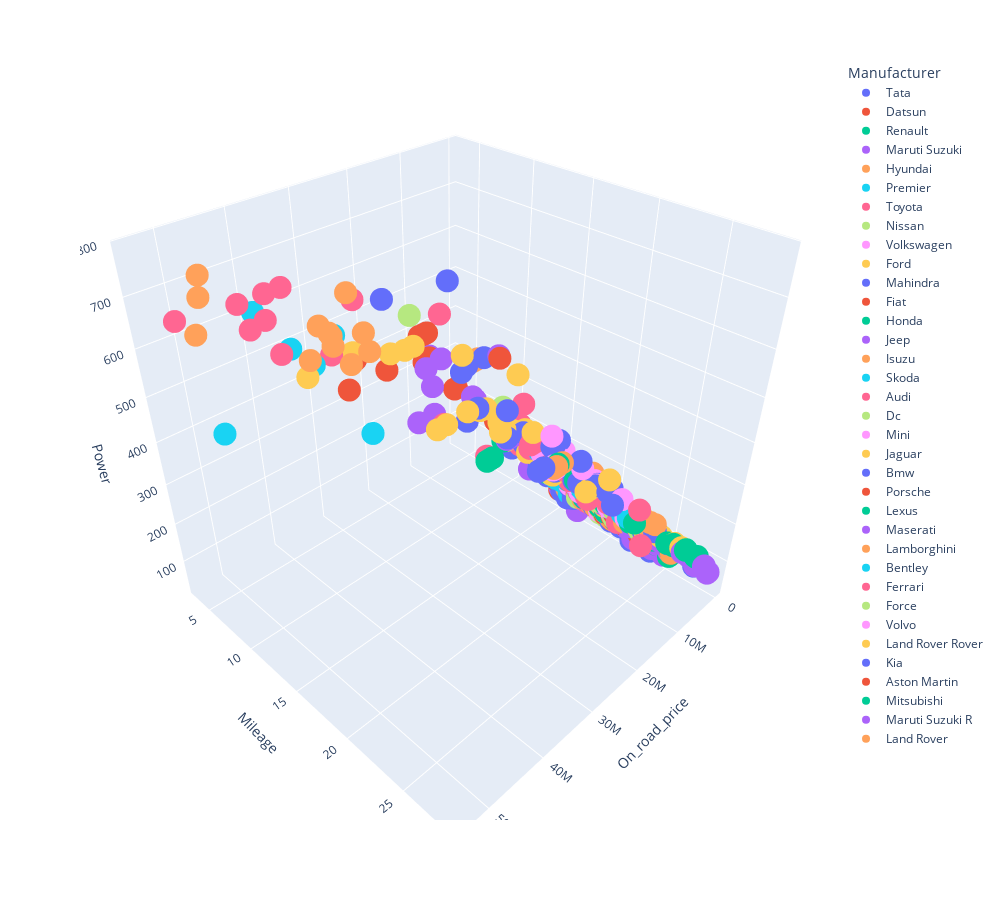

The code cell stored with this chart in its notebook:
### Markdown cell above
#### Conclusion : To be written here

### Code cell
fig = px.scatter_3d(df, x='On_road_price', z='Power', y ='Mileage',color='Manufacturer', width=1000, height=900)
fig.update_layout(showlegend=True)
fig.show();
